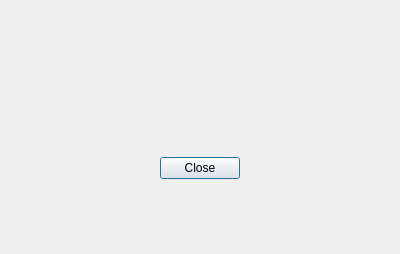
<?xml version="1.0" encoding="UTF-8"?>
<ui version="4.0">
 <class>AboutDialog</class>
 <widget class="QDialog" name="AboutDialog">
  <property name="geometry">
   <rect>
    <x>0</x>
    <y>0</y>
    <width>400</width>
    <height>254</height>
   </rect>
  </property>
  <layout class="QGridLayout" name="gridLayout">
   <item row="0" column="0">
    <widget class="QLabel" name="label">
     <property name="sizePolicy">
      <sizepolicy hsizetype="Fixed" vsizetype="Fixed">
       <horstretch>0</horstretch>
       <verstretch>0</verstretch>
      </sizepolicy>
     </property>
     <property name="text">
      <string/>
     </property>
     <property name="pixmap">
      <pixmap resource="SpectreGui.qrc">:/images/images/snoopy.png</pixmap>
     </property>
     <property name="alignment">
      <set>Qt::AlignCenter</set>
     </property>
    </widget>
   </item>
   <item row="0" column="1">
    <widget class="QLabel" name="AboutLabel">
     <property name="text">
      <string/>
     </property>
     <property name="openExternalLinks">
      <bool>true</bool>
     </property>
    </widget>
   </item>
   <item row="1" column="0" colspan="2">
    <layout class="QHBoxLayout" name="horizontalLayout">
     <item>
      <spacer name="horizontalSpacer">
       <property name="orientation">
        <enum>Qt::Horizontal</enum>
       </property>
       <property name="sizeHint" stdset="0">
        <size>
         <width>40</width>
         <height>20</height>
        </size>
       </property>
      </spacer>
     </item>
     <item>
      <widget class="QDialogButtonBox" name="buttonBox">
       <property name="orientation">
        <enum>Qt::Horizontal</enum>
       </property>
       <property name="standardButtons">
        <set>QDialogButtonBox::Close</set>
       </property>
       <property name="centerButtons">
        <bool>true</bool>
       </property>
      </widget>
     </item>
     <item>
      <spacer name="horizontalSpacer_2">
       <property name="orientation">
        <enum>Qt::Horizontal</enum>
       </property>
       <property name="sizeHint" stdset="0">
        <size>
         <width>40</width>
         <height>20</height>
        </size>
       </property>
      </spacer>
     </item>
    </layout>
   </item>
  </layout>
 </widget>
 <resources>
  <include location="about.qrc"/>
 </resources>
 <connections>
  <connection>
   <sender>buttonBox</sender>
   <signal>rejected()</signal>
   <receiver>AboutDialog</receiver>
   <slot>reject()</slot>
   <hints>
    <hint type="sourcelabel">
     <x>316</x>
     <y>260</y>
    </hint>
    <hint type="destinationlabel">
     <x>286</x>
     <y>274</y>
    </hint>
   </hints>
  </connection>
  <connection>
   <sender>buttonBox</sender>
   <signal>accepted()</signal>
   <receiver>AboutDialog</receiver>
   <slot>accept()</slot>
   <hints>
    <hint type="sourcelabel">
     <x>248</x>
     <y>254</y>
    </hint>
    <hint type="destinationlabel">
     <x>157</x>
     <y>274</y>
    </hint>
   </hints>
  </connection>
 </connections>
</ui>
